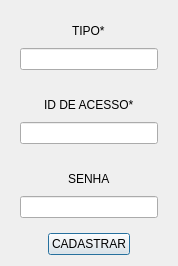
<?xml version="1.0" encoding="UTF-8"?>
<ui version="4.0">
 <class>Dialog</class>
 <widget class="QDialog" name="Dialog">
  <property name="geometry">
   <rect>
    <x>0</x>
    <y>0</y>
    <width>178</width>
    <height>266</height>
   </rect>
  </property>
  <property name="font">
   <font>
    <bold>false</bold>
   </font>
  </property>
  <property name="windowTitle">
   <string>Dialog</string>
  </property>
  <layout class="QVBoxLayout" name="verticalLayout">
   <item>
    <widget class="QWidget" name="widget" native="true">
     <layout class="QVBoxLayout" name="verticalLayout_2">
      <item alignment="Qt::AlignmentFlag::AlignHCenter">
       <widget class="QLabel" name="label">
        <property name="text">
         <string>TIPO*</string>
        </property>
       </widget>
      </item>
      <item>
       <widget class="QLineEdit" name="lineEdit_type"/>
      </item>
     </layout>
    </widget>
   </item>
   <item>
    <widget class="QWidget" name="widget_2" native="true">
     <layout class="QVBoxLayout" name="verticalLayout_3">
      <item alignment="Qt::AlignmentFlag::AlignHCenter|Qt::AlignmentFlag::AlignVCenter">
       <widget class="QLabel" name="label_2">
        <property name="text">
         <string>ID DE ACESSO*</string>
        </property>
       </widget>
      </item>
      <item>
       <widget class="QLineEdit" name="lineEdit_code"/>
      </item>
     </layout>
    </widget>
   </item>
   <item>
    <widget class="QWidget" name="widget_3" native="true">
     <layout class="QVBoxLayout" name="verticalLayout_4">
      <item alignment="Qt::AlignmentFlag::AlignHCenter">
       <widget class="QLabel" name="label_3">
        <property name="text">
         <string>SENHA</string>
        </property>
       </widget>
      </item>
      <item>
       <widget class="QLineEdit" name="lineEdit_pass"/>
      </item>
     </layout>
    </widget>
   </item>
   <item alignment="Qt::AlignmentFlag::AlignHCenter">
    <widget class="QPushButton" name="btn_create">
     <property name="text">
      <string>CADASTRAR</string>
     </property>
    </widget>
   </item>
  </layout>
 </widget>
 <tabstops>
  <tabstop>lineEdit_type</tabstop>
  <tabstop>lineEdit_code</tabstop>
  <tabstop>lineEdit_pass</tabstop>
  <tabstop>btn_create</tabstop>
 </tabstops>
 <resources/>
 <connections/>
</ui>
